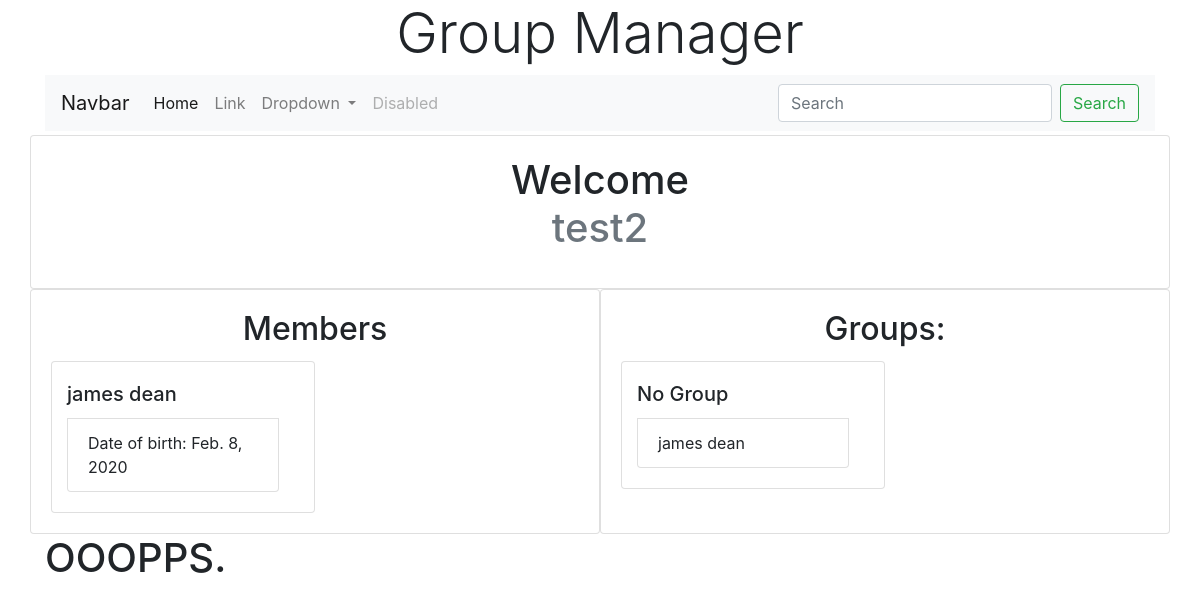
The app's page /app/ (signed in) with its own data.
### groupsapp/models.py (models this page shows)
class Member(models.Model):
    first_name = models.CharField(max_length=15)
    last_name = models.CharField(max_length=15)
    dob = models.DateField(name='dob',verbose_name='Date of Birth')
    GENDER_CHOICES = [
    ('M', 'Male'),
    ('F', 'Female'),
    ('O', 'Other'),
    ('U','Unknown: Not Set')
    ]
    gender = models.CharField(max_length=1,choices=GENDER_CHOICES,default='U')
    def __str__(self):
        return self.first_name +" "+ self.last_name

### groupsapp/views.py (the view)
# urls.py: path('', views.index, name='index'),
def index(request):
    if request.user.is_authenticated:
        members = func.GetAllUserMembers(request.user)
        groups = func.GetAllMemberGroups(request.user,by_group=True)
        context = {
            'user': request.user,
            'members': members,
            'groups': groups,
        }
        return render(request,'groupsapp/index.html',context=context)
    else:
        return redirect('/accounts/login/')

### groupsapp/functions.py (called while the page is built)
def GetAllUserMembers(search):
	if search.__class__.__name__ == 'User':
		memberlist= appmodels.UserMemberLink.objects.filter(user_id=search.pk)
		memberlist = appmodels.Member.objects.filter(pk__in=memberlist.all().values_list('member_id'))
		return memberlist
	elif search.__class__.__name__ == 'Member':
		userlist = appmodels.UserMemberLink.objects.filter(member_id=search.pk)
		userlist = appmodels.User.objects.filter(pk__in=userlist.all().values_list('user_id'))
		return userlist
	else:
		return 'Unsupported object type. Please input a User or Member object.'

### groupsapp/templates/groupsapp/index.html (shortened to what this page needs)
{% extends 'base.html' %}
{% block content %}
<div class="card row">
    <div class="card-body">
        <h1 class="card-title text-center"> Welcome <p class="text-muted">{{user.username}}</p></h1>
    </div>
</div>
<div class="row">
    <div class="card col-md-6">
        <div class="card-body">
            <h2 class="card-title text-center"> Members</h2>
            <div class="row">
                {% for member in members %}
                <div class="card col-lg-6">
                    <ul class="card-body list-group">
                        <h5 class="card-title">{{ member.first_name }}  {{member.last_name}}</h5>
                        <li class="list-group-item">Date of birth: {{member.dob}}</li>
                    </ul>
                </div>
                {% empty %}
                <h2>NoTHING</h2>
                {% endfor %}
            </div>
        </div>
    </div>
    <div class="card col-md-6">
        <div class="card-body">
            <h2 class="card-title text-center">Groups:</h2>
            <div class="row">
                {% for group in groups %}
                <div class="card col-lg-6">
                    <ul class="card-body list-group">
                        <h5 class="card-title">{{ group.0 }} </h5>
                        {% for member in group.1%}
                        <li class="list-group-item">{{member}}</li>
                        {% endfor %}
                    </ul>
                </div>
                {% empty %}
                <h2>NoTHING</h2>
                {% endfor %}
            </div>
        </div>
    </div>
</div>
<h1>OOOPPS.</h1>
{% endblock %}

### records on screen
Member: first_name "james", last_name "dean", dob "Feb. 8, 2020", first_name+last_name "james dean"

### other values on screen
{{ user.username }} "test2"
{{ group.0 }} "No Group"
